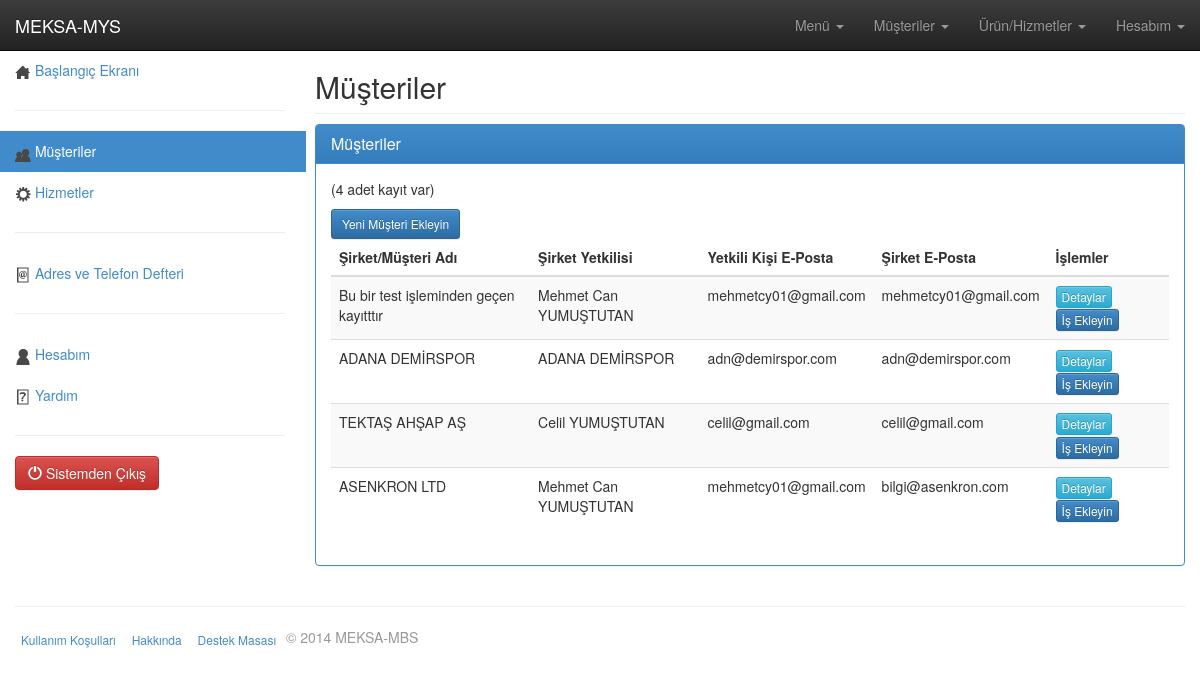
Screenshot of /musteri-gor.php (signed in) with the database file from the repository.
### tables this page shows
CREATE TABLE IF NOT EXISTS `tbl_musteriler` (
  `ID` int(11) NOT NULL AUTO_INCREMENT,
  `SirketAdi` text,
  `SirketSorumlusu` varchar(50) DEFAULT NULL,
  `SirketWebAdresi` varchar(50) DEFAULT NULL,
  `SirketSorumluEposta` varchar(50) DEFAULT NULL,
  `SirketEposta` varchar(50) DEFAULT NULL,
  `SirketAdres` varchar(150) DEFAULT NULL,
  `SirketTel1` varchar(11) DEFAULT NULL,
  `SirketTel2` varchar(11) DEFAULT NULL,
  `SistemeEklendi` timestamp NOT NULL DEFAULT CURRENT_TIMESTAMP,
  PRIMARY KEY (`ID`)
);

### musteri-gor.php (the view, shortened to what this page needs)
<!doctype html>
<html>
<head>
<?php
include_once("panel-html-head.php");
$MusterileriGetir_SQL="SELECT *  FROM  `tbl_musteriler` ORDER BY ID DESC";
$GelenMusteriler=mysql_query($MusterileriGetir_SQL);
?>
</head>
<body style="padding-top:50px;">
<?php include_once("navbar.php");?>
    <div class="container-fluid">
      <div class="row">
	<?php include("sidebar.php");?>
	<div class="col-md-9">
          <h2 class="sub-header">Müşteriler</h2>
<div class="row">
        <div class="col-sm-12">
          <div class="panel panel-primary">
            <div class="panel-heading">
              <h3 class="panel-title">Müşteriler </h3>
            </div>
            <div class="panel-body">
            <p class="">(<?php echo $MusteriSayisi = mysql_num_rows($GelenMusteriler);?> adet kayıt var)</p>
            <a class="btn btn-sm btn-primary" href="musteri-ekle.php">Yeni Müşteri Ekleyin</a>
	 <div class="table-responsive">
            <table class="table table-striped">
              <thead>
                <tr>
                  <th>Şirket/Müşteri Adı</th>
                  <th>Şirket Yetkilisi</th>
                  <th>Yetkili Kişi E-Posta</th>
                  <th>Şirket E-Posta</th>
                  <th>İşlemler</th>
                </tr>
              </thead>
              <tbody>
<?php
while($MusterilerBilgi = mysql_fetch_array($GelenMusteriler))
{ ?>
				<tr>
             	 <td><?php echo $MusterilerBilgi[SirketAdi]?></td>
                  <td><?php echo $MusterilerBilgi[SirketSorumlusu]?></td>
                  <td><?php echo $MusterilerBilgi[SirketSorumluEposta]?></td>
                  <td><?php echo $MusterilerBilgi[SirketEposta]?></td>
                  <td>
              <form action="musteri-detay.php" method="post" enctype="multipart/form-data" name="IsEkle" class="form" style="float:left">
                    <input name="" type="submit" class="btn btn-xs btn-info" value="Detaylar" style="margin-right:2px;">
                    </form>
              <form action="is-ekle.php" method="post" enctype="multipart/form-data" name="IsEkle" class="form" style="float:left">
                    <input name="" type="submit" class="btn btn-xs btn-primary" value="İş Ekleyin"  style="margin-right:2px;">
                    </form>
                </td>
                </tr>
			<?php }	?>
              </tbody>
            </table>
          </div>
          </div>
        </div>
      </div>
      </div>
    </div>
</div><hr>
    </div>
<?php include_once("footer.php");?>
</body>
</html>

### assets/css/panel.css (style rules this page uses)
body { padding-top: 50px; }
.sub-header { padding-bottom: 10px; border-bottom: 1px solid #eee; }

### rows the page displays
tbl_musteriler: SirketAdi "Bu bir test işleminden geçen kayıtttır", SirketSorumlusu "Mehmet Can YUMUŞTUTAN", SirketSorumluEposta "mehmetcy01@gmail.com", SirketEposta "mehmetcy01@gmail.com"
tbl_musteriler: SirketAdi "ADANA DEMİRSPOR", SirketSorumlusu "ADANA DEMİRSPOR", SirketSorumluEposta "adn@demirspor.com", SirketEposta "adn@demirspor.com"
tbl_musteriler: SirketAdi "TEKTAŞ AHŞAP AŞ", SirketSorumlusu "Celil YUMUŞTUTAN", SirketSorumluEposta "celil@gmail.com", SirketEposta "celil@gmail.com"
tbl_musteriler: SirketAdi "ASENKRON LTD", SirketSorumlusu "Mehmet Can YUMUŞTUTAN", SirketSorumluEposta "mehmetcy01@gmail.com", SirketEposta "bilgi@asenkron.com"

### other values shown
$MusteriSayisi = mysql_num_rows($GelenMusteriler) "4"
